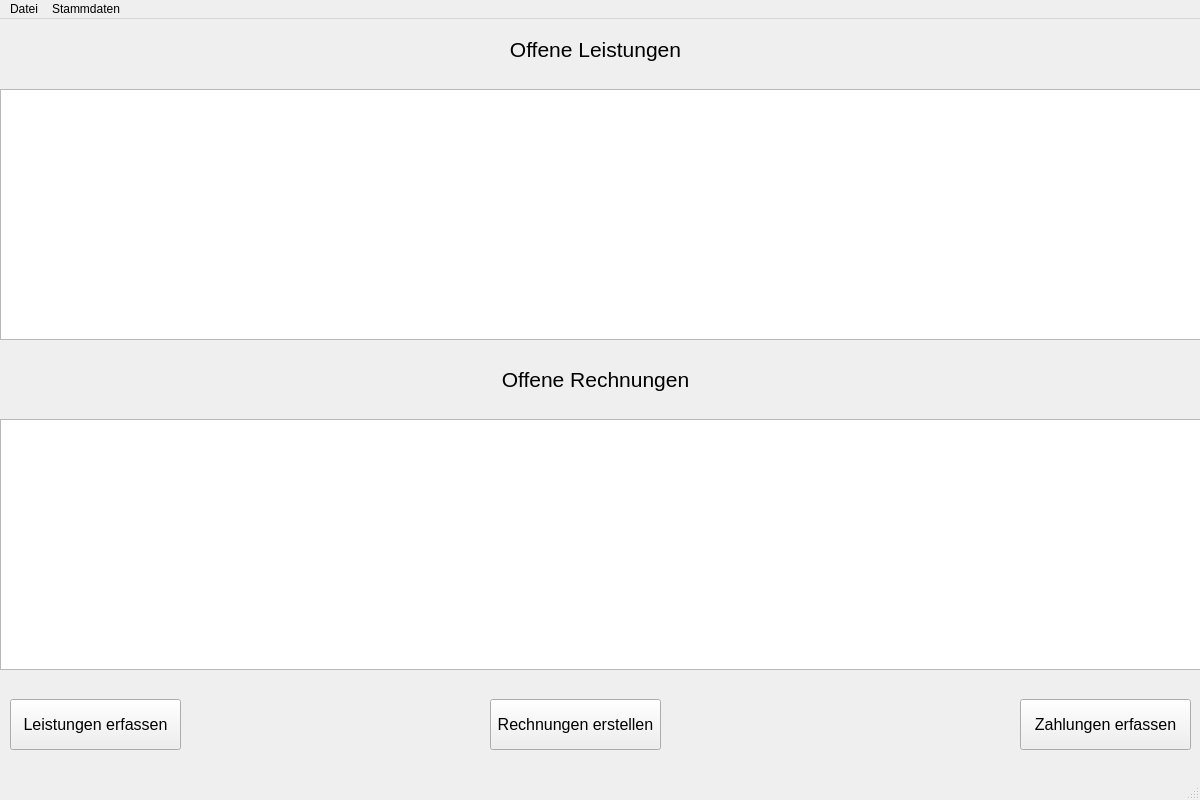
<?xml version="1.0" encoding="UTF-8"?>
<ui version="4.0">
 <class>frm_main</class>
 <widget class="QMainWindow" name="frm_main">
  <property name="geometry">
   <rect>
    <x>0</x>
    <y>0</y>
    <width>1200</width>
    <height>800</height>
   </rect>
  </property>
  <property name="windowTitle">
   <string>MainWindow</string>
  </property>
  <widget class="QWidget" name="centralwidget">
   <widget class="QLabel" name="lb_offene_leistungen">
    <property name="geometry">
     <rect>
      <x>0</x>
      <y>10</y>
      <width>1191</width>
      <height>41</height>
     </rect>
    </property>
    <property name="font">
     <font>
      <pointsize>16</pointsize>
     </font>
    </property>
    <property name="text">
     <string>Offene Leistungen</string>
    </property>
    <property name="alignment">
     <set>Qt::AlignCenter</set>
    </property>
   </widget>
   <widget class="QLabel" name="lb_offene_rechnungen">
    <property name="geometry">
     <rect>
      <x>0</x>
      <y>340</y>
      <width>1191</width>
      <height>41</height>
     </rect>
    </property>
    <property name="font">
     <font>
      <pointsize>16</pointsize>
     </font>
    </property>
    <property name="text">
     <string>Offene Rechnungen</string>
    </property>
    <property name="alignment">
     <set>Qt::AlignCenter</set>
    </property>
   </widget>
   <widget class="QTableView" name="tbl_offene_leistungen">
    <property name="geometry">
     <rect>
      <x>0</x>
      <y>70</y>
      <width>1201</width>
      <height>251</height>
     </rect>
    </property>
   </widget>
   <widget class="QTableView" name="tbl_offene_rechnungen">
    <property name="geometry">
     <rect>
      <x>0</x>
      <y>400</y>
      <width>1201</width>
      <height>251</height>
     </rect>
    </property>
   </widget>
   <widget class="QPushButton" name="bt_leistungen_erfassen">
    <property name="geometry">
     <rect>
      <x>10</x>
      <y>680</y>
      <width>171</width>
      <height>51</height>
     </rect>
    </property>
    <property name="font">
     <font>
      <pointsize>12</pointsize>
     </font>
    </property>
    <property name="text">
     <string>Leistungen erfassen</string>
    </property>
   </widget>
   <widget class="QPushButton" name="bt_rechnungen_erstellen">
    <property name="geometry">
     <rect>
      <x>490</x>
      <y>680</y>
      <width>171</width>
      <height>51</height>
     </rect>
    </property>
    <property name="font">
     <font>
      <pointsize>12</pointsize>
     </font>
    </property>
    <property name="text">
     <string>Rechnungen erstellen</string>
    </property>
   </widget>
   <widget class="QPushButton" name="bt_zahlungen_erfassen">
    <property name="geometry">
     <rect>
      <x>1020</x>
      <y>680</y>
      <width>171</width>
      <height>51</height>
     </rect>
    </property>
    <property name="font">
     <font>
      <pointsize>12</pointsize>
     </font>
    </property>
    <property name="text">
     <string>Zahlungen erfassen</string>
    </property>
   </widget>
  </widget>
  <widget class="QMenuBar" name="menubar">
   <property name="geometry">
    <rect>
     <x>0</x>
     <y>0</y>
     <width>1200</width>
     <height>22</height>
    </rect>
   </property>
   <widget class="QMenu" name="menuDatei">
    <property name="title">
     <string>Datei</string>
    </property>
    <addaction name="actionQuit"/>
   </widget>
   <widget class="QMenu" name="menuStammdaten">
    <property name="title">
     <string>Stammdaten</string>
    </property>
    <addaction name="actionKunden_verwalten"/>
    <addaction name="actionAuftragnehmer_verwalten"/>
   </widget>
   <addaction name="menuDatei"/>
   <addaction name="menuStammdaten"/>
  </widget>
  <widget class="QStatusBar" name="statusbar"/>
  <action name="actionQuit">
   <property name="text">
    <string>Quit</string>
   </property>
  </action>
  <action name="actionKunden_verwalten">
   <property name="text">
    <string>Kunden verwalten</string>
   </property>
  </action>
  <action name="actionAuftragnehmer_verwalten">
   <property name="text">
    <string>Auftragnehmer verwalten</string>
   </property>
  </action>
 </widget>
 <resources/>
 <connections/>
</ui>
